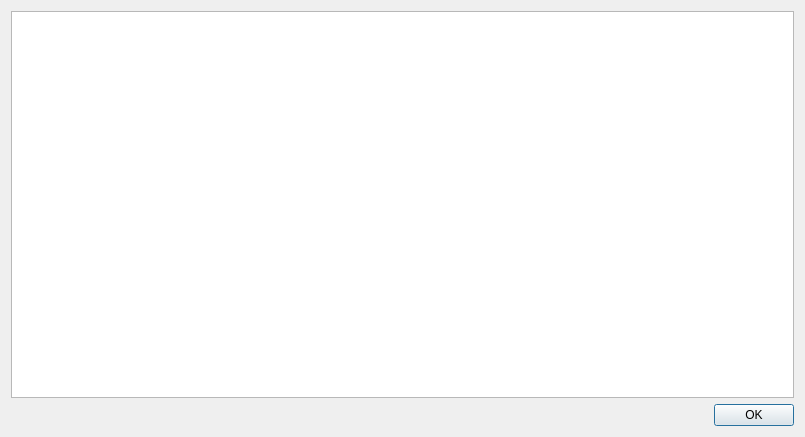
<ui version="4.0" >
 <class>qtHelpDialog</class>
 <widget class="QDialog" name="qtHelpDialog" >
  <property name="geometry" >
   <rect>
    <x>0</x>
    <y>0</y>
    <width>805</width>
    <height>437</height>
   </rect>
  </property>
  <property name="windowTitle" >
   <string>Help (CMB Release Note)</string>
  </property>
  <layout class="QGridLayout" >
   <item row="2" column="0" >
    <spacer>
     <property name="orientation" >
      <enum>Qt::Horizontal</enum>
     </property>
     <property name="sizeHint" >
      <size>
       <width>40</width>
       <height>20</height>
      </size>
     </property>
    </spacer>
   </item>
   <item row="2" column="1" >
    <widget class="QPushButton" name="pushButtonOK" >
     <property name="text" >
      <string>OK</string>
     </property>
    </widget>
   </item>
   <item row="0" column="0" colspan="2" >
    <widget class="QTextBrowser" name="textBrowser" >
     <property name="html" >
      <string>&lt;html>&lt;head>&lt;meta name="qrichtext" content="1" />&lt;style type="text/css">
p, li { white-space: pre-wrap; }
&lt;/style>&lt;/head>&lt;body style=" font-family:'MS Shell Dlg 2'; font-size:7.8pt; font-weight:400; font-style:normal;">
&lt;p style="-qt-paragraph-type:empty; margin-top:0px; margin-bottom:0px; margin-left:0px; margin-right:0px; -qt-block-indent:0; text-indent:0px; font-size:8pt;">&lt;/p>&lt;/body>&lt;/html></string>
     </property>
    </widget>
   </item>
  </layout>
 </widget>
 <resources/>
 <connections>
  <connection>
   <sender>pushButtonOK</sender>
   <signal>clicked()</signal>
   <receiver>qtHelpDialog</receiver>
   <slot>accept()</slot>
   <hints>
    <hint type="sourcelabel" >
     <x>582</x>
     <y>383</y>
    </hint>
    <hint type="destinationlabel" >
     <x>512</x>
     <y>-15</y>
    </hint>
   </hints>
  </connection>
 </connections>
</ui>
